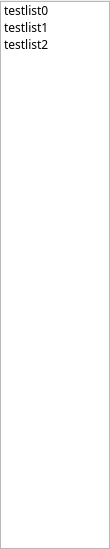
<?xml version="1.0" encoding="UTF-8"?>
<ui version="4.0">
 <class>Playlist</class>
 <widget class="QWidget" name="Playlist">
  <property name="geometry">
   <rect>
    <x>0</x>
    <y>0</y>
    <width>110</width>
    <height>549</height>
   </rect>
  </property>
  <property name="windowTitle">
   <string>Form</string>
  </property>
  <layout class="QGridLayout" name="gridLayout">
   <property name="leftMargin">
    <number>0</number>
   </property>
   <property name="topMargin">
    <number>1</number>
   </property>
   <property name="rightMargin">
    <number>0</number>
   </property>
   <property name="bottomMargin">
    <number>0</number>
   </property>
   <property name="spacing">
    <number>0</number>
   </property>
   <item row="0" column="0">
    <widget class="QListWidget" name="List">
     <property name="font">
      <font>
       <family>仿宋</family>
      </font>
     </property>
     <property name="focusPolicy">
      <enum>Qt::NoFocus</enum>
     </property>
     <property name="verticalScrollBarPolicy">
      <enum>Qt::ScrollBarAsNeeded</enum>
     </property>
     <property name="horizontalScrollBarPolicy">
      <enum>Qt::ScrollBarAlwaysOff</enum>
     </property>
     <item>
      <property name="text">
       <string>testlist0</string>
      </property>
     </item>
     <item>
      <property name="text">
       <string>testlist1</string>
      </property>
     </item>
     <item>
      <property name="text">
       <string>testlist2</string>
      </property>
     </item>
    </widget>
   </item>
  </layout>
 </widget>
 <resources/>
 <connections/>
</ui>
